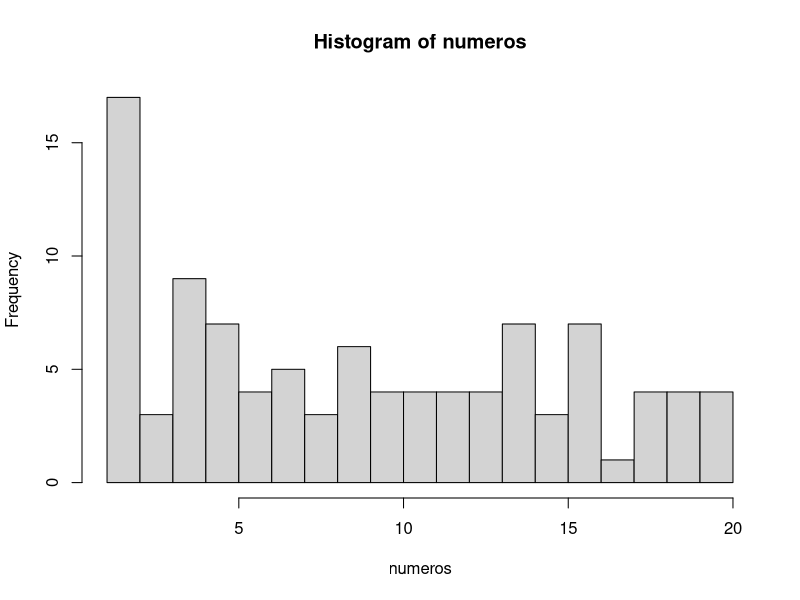

Recreate this plot in R.
## ---- chunk 1
numeros <- sample(1:20, 100, TRUE)
numeros
## ---- chunk 2
mediana <- median(numeros)
mediana
## ---- chunk 3
media <- mean(numeros)
media
## ---- chunk 4
# El argumento breaks nos permite dividir en histograma en las partes que queramos
hist(numeros, breaks = 20)
## ---- chunk 5
tabla.frecuencias <- data.frame(table(numeros))
tabla.frecuencias
## ---- chunk 6
# Con la función seq, creamos una secuencia de 1 a 10 en intervalos de 0.1 en 0.1
secuencia <- seq(1, 10, 0.1)
muestra <- sample(secuencia, 100, TRUE)
muestra
## ---- chunk 7
# Ahora hay que calcular la mediana
meddiana<-median(muestra)
meddiana
## ---- chunk 8
# Lo siguiente es la Media
Meddia<-mean(muestra)
Meddia
## ---- chunk 9
# Y por último la moda
tabla.muestra <- data.frame(table(muestra))
tabla.muestra
valor.muestra<-1.1
valor.muestra
